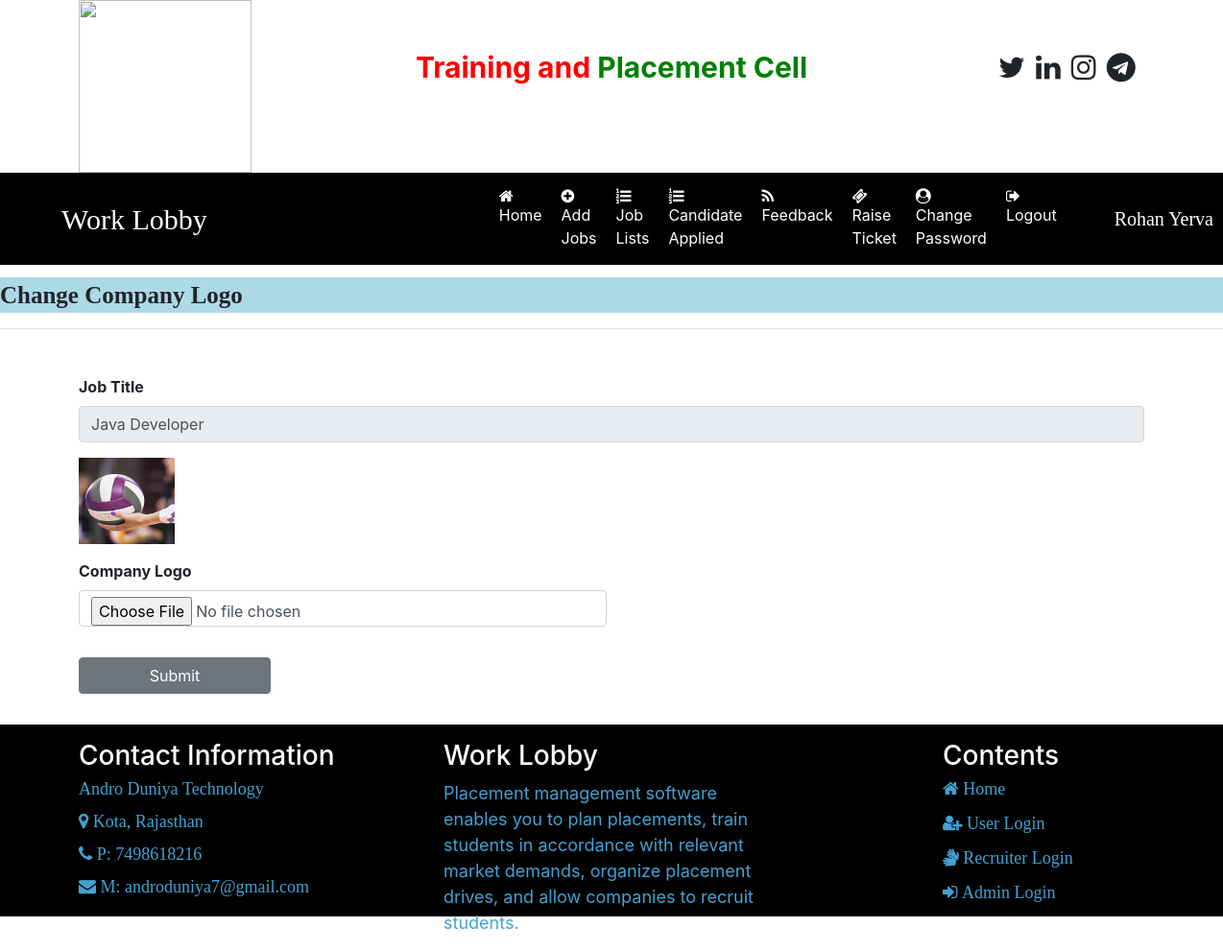
Screenshot of /change_companylogo/1 (signed in) with the database file from the repository.
### job/models.py (models this page shows, shortened)
class Job(models.Model):
    recruiter = models.ForeignKey(Recruiter, on_delete=models.CASCADE)
    start_date = models.DateField()
    end_date = models.DateField()
    title = models.CharField(max_length=100)
    salary = models.FloatField(max_length=20)
    image = models.FileField()
    description = models.CharField(max_length=300)
    experience = models.CharField(max_length=50)
    location = models.CharField(max_length=100)
    skills = models.CharField(max_length=100)
    creationdate = models.DateField()

### job/views.py (the view, shortened to what this page needs)
# urls.py: path('change_companylogo/<int:pid>', change_companylogo, name="change_companylogo"),
def change_companylogo(request,pid):
    if not request.user.is_authenticated:
        return redirect('recruiter_login')
    error = ""
    job = Job.objects.get(id=pid)
    d = {'error': error, 'job':job}
    return render(request, 'change_companylogo.html', d)

### job/templates/change_companylogo.html (shortened to what this page needs)
{% load static %}
{% block body %}
{% include 'recruiter_navigation.html'%}
<marquee style="font-family: 'Monotype Corsiva'; font-size:25px; color:darkcolor; background-color:lightblue; font-weight:bold; margin-top:1%">
    Change Company Logo
</marquee>
<hr>
<form class="container mt-5" onsubmit="return checkpass();" name="signup" method="post" enctype="multipart/form-data">
    <div class="form-row">
        <div class="form-group col-md-12">
            <label><b> Job Title </b></label>
            <input type="text" class="form-control" readonly name="jobtitle" value="{{job.title}}" required>
        </div>
    </div>
    <div class="form-row">
        <div class="form-group col-md-12">
            <img src="{{job.image.url}}" width="100" height="90">
        </div>
    </div>
    <div class="form-row">
        <div class="form-group col-md-6">
        <label><b> Company Logo </b></label>
            <input type="file" class="form-control" name="logo" required>
        </div>
    </div>
<input type="submit" value="Submit" class="btn btn-secondary my-3" style="width:200px">
</form>
{% include 'footer.html'%}
{% endblock body%}

### job/templates/recruiter_navigation.html (shortened to what this page needs)
<html>
<head>
{% load static %}
  <link rel="stylesheet" href="https://cdn.jsdelivr.net/npm/bootstrap@4.6.2/dist/css/bootstrap.min.css">
<link rel="stylesheet" href="https://cdnjs.cloudflare.com/ajax/libs/font-awesome/4.7.0/css/font-awesome.min.css">
</head>
<body>
<div class="container">
    <div class="row">
        <div class="col-sm-3">
            <img src="{% static 'images/job1.jpg' %}" style="width:180px;height=150px">
        </div>
        <div class="col-sm-6 mt-5 text-center">
            <span style="font-weight:bold; font-size:30px">
                <span style="color:red">Training and</span>
                <span style="color:green">Placement Cell</span>
            </span>
        </div>
         <div class="col-sm-3 mt-5" style="padding-left:10%">
            <span style="font-weight:bold; font-size:30px">
               <span><i class="fa fa-twitter pl-1"></i></span>
                <span><i class="fa fa-linkedin pl-1"></i></span>
                <span><i class="fa fa-instagram pl-1"></i></span>
                <span><i class="fa fa-telegram pl-1"></i></span>
            </span>
        </div>
    </div>
</div>
<nav class="navbar navbar-expand-sm" style="background-color: black">
    <a class="navbar-brand text-white pl-5 font-weight:bold" style="font-family:'Monotype Corsiva';font-size:30px">Work Lobby</a>
<ul class="navbar-nav">
    <li class="nav-item">
        <a class="nav-link" href="{% url 'recruiter_home' %}" style="margin-left:280px"><i class="fa fa-home mr-1"></i>Home</a>
    </li>
    <li class="nav-item">
        <a class="nav-link" href="{% url 'add_job' %}" ><i class="fa fa-plus-circle mr-1"></i>Add Jobs</a>
    </li>
    <li class="nav-item">
        <a class="nav-link" href="{% url 'job_list' %}" ><i class="fa fa-list-ol mr-1"></i>Job Lists</a>
    </li>
    <li class="nav-item">
        <a class="nav-link" href="{% url 'applied_candidatelist' %}" ><i class="fa fa-list-ol mr-1"></i>Candidate Applied</a>
    </li>
    <li class="nav-item">
        <a class="nav-link" href="{% url 'recruiter_feedback' %}" ><i class="fa fa-rss mr-1"></i>Feedback</a>
    </li>
    <li class="nav-item">
        <a class="nav-link" href="{% url 'recruiter_ticket' %}" ><i class="fa fa-ticket mr-1"></i>Raise Ticket</a>
    </li>
    <li class="nav-item">
        <a class="nav-link" href="{% url 'change_passwordrecruiter' %}" ><i class="fa fa-user-circle mr-1"></i>Change Password</a>
    </li>
    <li class="nav-item">
        <a class="nav-link" href="{% url 'Logout' %}" ><i class="fa fa-sign-out mr-1"></i>Logout</a>
    </li>
</ul>
    <a class="navbar-brand text-white pl-5 font-weight:bold" style="font-family:'Monotype Corsiva';font-size:20px">{{request.user.first_name}} {{request.user.last_name}}</a>
</nav>
</body>
</html>

### job/templates/recruiter_navigation.html (style rules this page uses)
.nav-link { color:white !important; margin-right:4px; }

### rows the page displays
Job: jobtitle "Java Developer", image (picture)

### other values shown
{{ request.user.first_name }} "Rohan"
{{ request.user.last_name }} "Yerva"
